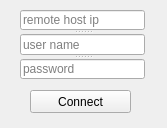
<?xml version="1.0" encoding="UTF-8"?>
<ui version="4.0">
 <class>LoginWindow</class>
 <widget class="QMainWindow" name="LoginWindow">
  <property name="geometry">
   <rect>
    <x>0</x>
    <y>0</y>
    <width>167</width>
    <height>128</height>
   </rect>
  </property>
  <property name="windowTitle">
   <string>f.tea.p log.in</string>
  </property>
  <widget class="QWidget" name="centralwidget">
   <widget class="QPushButton" name="btn_login">
    <property name="geometry">
     <rect>
      <x>30</x>
      <y>90</y>
      <width>101</width>
      <height>23</height>
     </rect>
    </property>
    <property name="text">
     <string>Connect</string>
    </property>
   </widget>
   <widget class="QSplitter" name="splitter">
    <property name="geometry">
     <rect>
      <x>20</x>
      <y>10</y>
      <width>125</width>
      <height>69</height>
     </rect>
    </property>
    <property name="orientation">
     <enum>Qt::Vertical</enum>
    </property>
    <widget class="QLineEdit" name="ln_remote">
     <property name="text">
      <string/>
     </property>
     <property name="placeholderText">
      <string>remote host ip</string>
     </property>
    </widget>
    <widget class="QLineEdit" name="ln_user">
     <property name="inputMask">
      <string/>
     </property>
     <property name="text">
      <string/>
     </property>
     <property name="placeholderText">
      <string>user name</string>
     </property>
    </widget>
    <widget class="QLineEdit" name="ln_pass">
     <property name="inputMask">
      <string/>
     </property>
     <property name="text">
      <string/>
     </property>
     <property name="placeholderText">
      <string>password</string>
     </property>
    </widget>
   </widget>
  </widget>
 </widget>
 <resources/>
 <connections/>
</ui>
